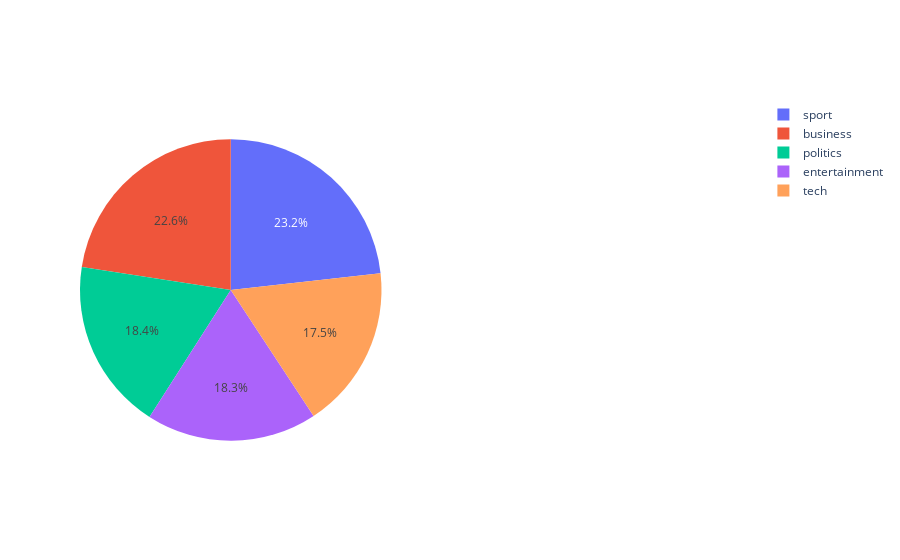

Notebook code for this chart:
### Code cell
pieplot(groupped_Category.Category,groupped_Category.count_of_categories)

### Figure 1 — Plotly figure (JSON) as saved in the notebook; plotly's stock layout.template omitted (floating-point values rounded to 4 significant figures)
{"data": [{"values": [336, 273, 274, 346, 261], "domain": {"y": [0, 1], "x": [0, 0.45]}, "labels": ["business", "entertainment", "politics", "sport", "tech"], "type": "pie"}], "layout": {}}
